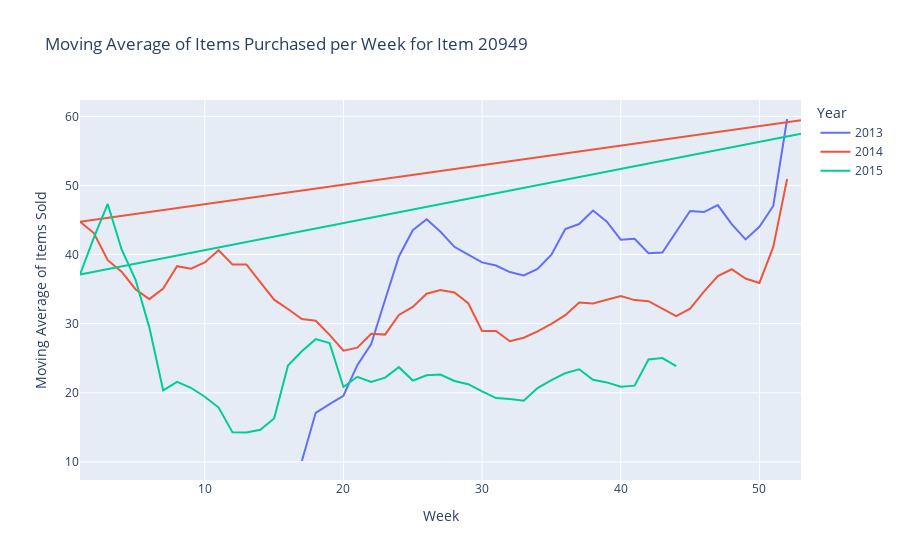

Notebook code for this chart:
### Code cell
# Plot with moving average lines for each year
fig = px.line(
    filtered_sales,
    x='week',
    y='moving_avg',
    color='year',  # Use 'year' to differentiate lines by year
    title=f'Moving Average of Items Purchased per Week for Item {item_id}',
    labels={'year': 'Year', 'moving_avg': 'Moving Average'},
)

fig.update_layout(xaxis_title='Week', yaxis_title='Moving Average of Items Sold')
fig.show()

### Figure 1 — Plotly figure (JSON) as saved in the notebook; plotly's stock layout.template omitted (floating-point values rounded to 4 significant figures)
{"data": [{"hovertemplate": "Year=2013<br>week=%{x}<br>Moving Average=%{y}<extra></extra>", "legendgroup": "2013", "line": {"color": "#636efa", "dash": "solid"}, "marker": {"symbol": "circle"}, "mode": "lines", "name": "2013", "orientation": "v", "showlegend": true, "type": "scatter", "x": [17, 18, 19, 20, 21, 22, 23, 24, 25, 26, 27, 28, 29, 30, 31, 32, 33, 34, 35, 36, 37, 38, 39, 40, 41, 42, 43, 44, 45, 46, 47, 48, 49, 50, 51, 52], "xaxis": "x", "y": [10.13, 17.11, 18.35, 19.57, 24.0, 27.04, 33.43, 39.72, 43.52, 45.11, 43.31, 41.12, 40.0, 38.87, 38.42, 37.46, 36.99, 37.91, 39.97, 43.68, 44.42, 46.37, 44.76, 42.15, 42.27, 40.2, 40.3, 43.36, 46.31, 46.15, 47.16, 44.41, 42.2, 44.02, 47.03, 59.61], "yaxis": "y"}, {"hovertemplate": "Year=2014<br>week=%{x}<br>Moving Average=%{y}<extra></extra>", "legendgroup": "2014", "line": {"color": "#EF553B", "dash": "solid"}, "marker": {"symbol": "circle"}, "mode": "lines", "name": "2014", "orientation": "v", "showlegend": true, "type": "scatter", "x": [53, 1, 2, 3, 4, 5, 6, 7, 8, 9, 10, 11, 12, 13, 14, 15, 16, 17, 18, 19, 20, 21, 22, 23, 24, 25, 26, 27, 28, 29, 30, 31, 32, 33, 34, 35, 36, 37, 38, 39, 40, 41, 42, 43, 44, 45, 46, 47, 48, 49, 50, 51, 52], "xaxis": "x", "y": [59.42, 44.74, 43.11, 39.19, 37.51, 34.99, 33.55, 35.08, 38.32, 37.95, 38.86, 40.63, 38.55, 38.57, 36.02, 33.48, 32.12, 30.69, 30.41, 28.38, 26.1, 26.53, 28.53, 28.42, 31.26, 32.43, 34.34, 34.88, 34.51, 32.96, 28.95, 28.94, 27.45, 27.96, 28.89, 29.97, 31.23, 33.08, 32.93, 33.52, 34.02, 33.41, 33.26, 32.19, 31.1, 32.17, 34.63, 36.88, 37.87, 36.54, 35.9, 41.1, 50.94], "yaxis": "y"}, {"hovertemplate": "Year=2015<br>week=%{x}<br>Moving Average=%{y}<extra></extra>", "legendgroup": "2015", "line": {"color": "#00cc96", "dash": "solid"}, "marker": {"symbol": "circle"}, "mode": "lines", "name": "2015", "orientation": "v", "showlegend": true, "type": "scatter", "x": [53, 1, 2, 3, 4, 5, 6, 7, 8, 9, 10, 11, 12, 13, 14, 15, 16, 17, 18, 19, 20, 21, 22, 23, 24, 25, 26, 27, 28, 29, 30, 31, 32, 33, 34, 35, 36, 37, 38, 39, 40, 41, 42, 43, 44], "xaxis": "x", "y": [57.46, 37.11, 42.44, 47.32, 40.74, 36.38, 29.47, 20.34, 21.59, 20.73, 19.43, 17.86, 14.27, 14.26, 14.65, 16.29, 23.95, 26.02, 27.76, 27.19, 20.84, 22.31, 21.58, 22.19, 23.71, 21.77, 22.54, 22.64, 21.71, 21.24, 20.19, 19.24, 19.1, 18.86, 20.69, 21.84, 22.85, 23.41, 21.89, 21.5, 20.87, 21.04, 24.82, 25.02, 23.85], "yaxis": "y"}], "layout": {"legend": {"title": {"text": "Year"}, "tracegroupgap": 0}, "title": {"text": "Moving Average of Items Purchased per Week for Item 20949"}, "xaxis": {"anchor": "y", "domain": [0, 1], "title": {"text": "Week"}}, "yaxis": {"anchor": "x", "domain": [0, 1], "title": {"text": "Moving Average of Items Sold"}}}}
